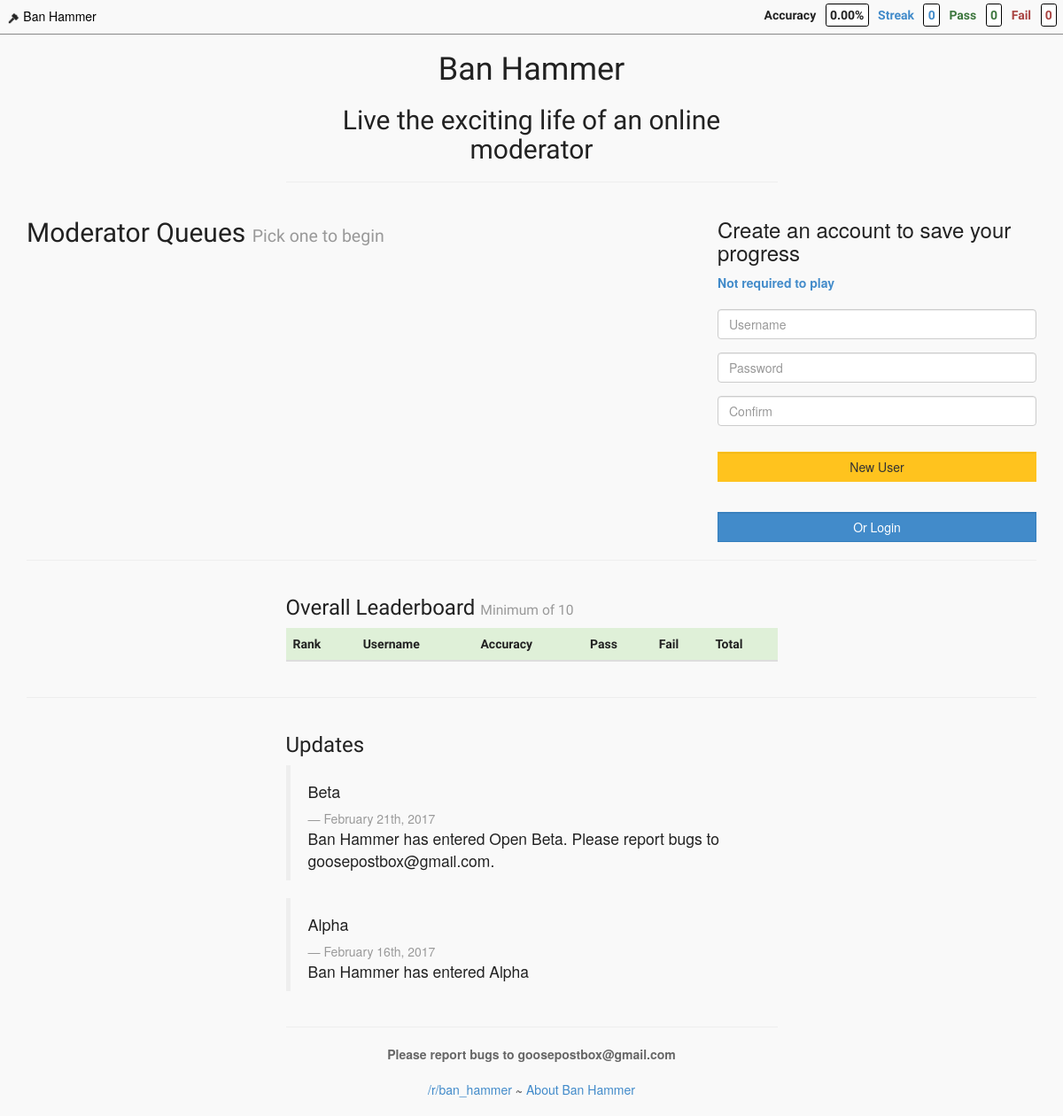
Before: / with the older database file.
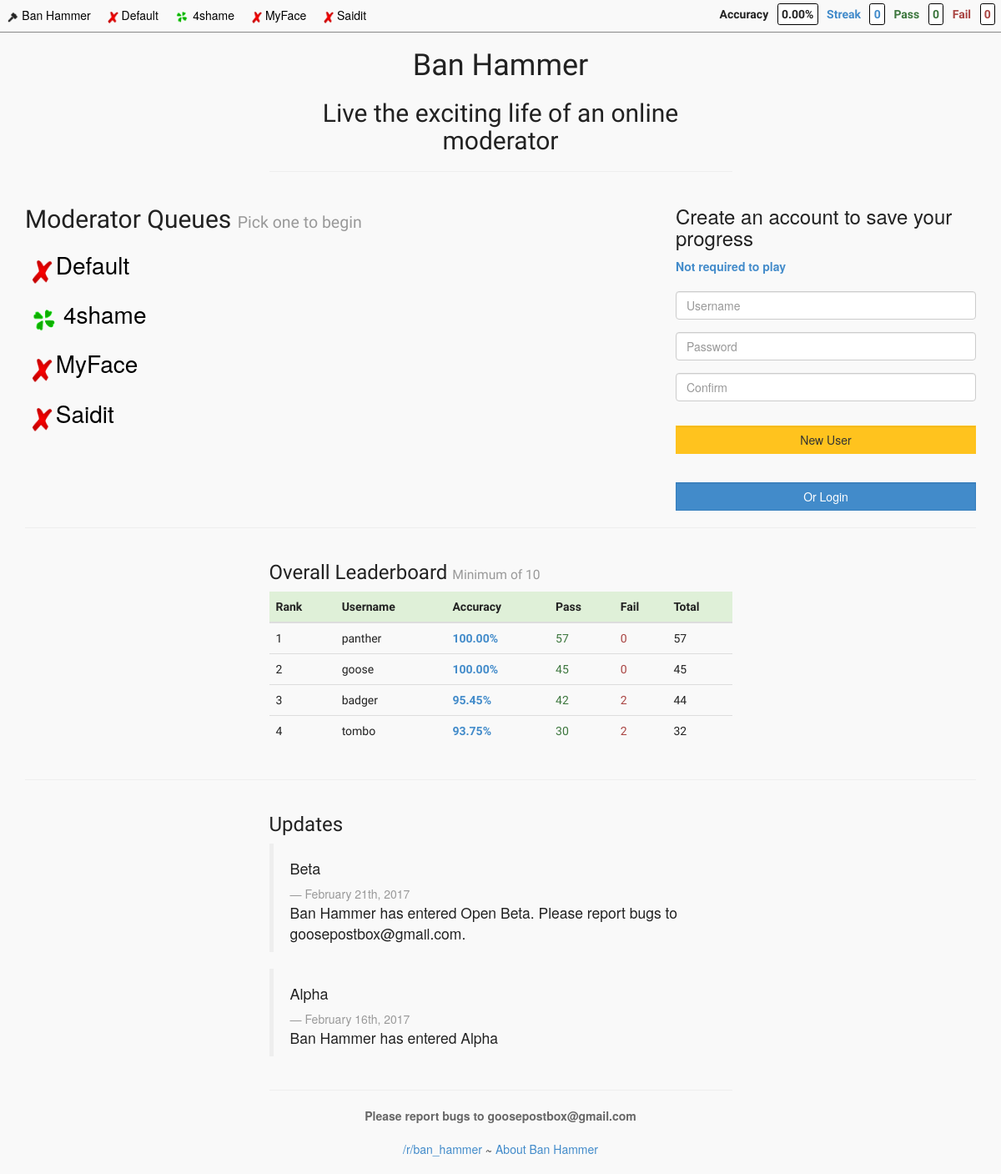
After: the same page with the newer database file.
### tables this page shows
CREATE TABLE `site` (
  `id` int(10) UNSIGNED NOT NULL,
  `slug` varchar(100) NOT NULL,
  `name` varchar(100) NOT NULL,
  `active` int(1) UNSIGNED NOT NULL,
  `accuracy_minimum` int(10) UNSIGNED NOT NULL,
  `anonymous_flag` int(1) NOT NULL,
  `sort` int(10) UNSIGNED NOT NULL,
  `created` timestamp NOT NULL DEFAULT CURRENT_TIMESTAMP
);

CREATE TABLE `user` (
  `id` int(10) UNSIGNED NOT NULL,
  `username` varchar(100) NOT NULL,
  `ab_test` varchar(100) NOT NULL DEFAULT '',
  `image` varchar(100) NOT NULL DEFAULT '',
  `ip` varchar(100) NOT NULL,
  `email` varchar(256) NOT NULL DEFAULT '',
  `facebook_id` varchar(256) NOT NULL DEFAULT '',
  `last_login` varchar(100) NOT NULL,
  `password` varchar(1000) NOT NULL,
  `created` timestamp NOT NULL DEFAULT CURRENT_TIMESTAMP
);

### application/controllers/Main.php (called while the page is built, shortened)
<?php
class Main extends CI_Controller {
    function __construct()
    {
        $this->load->model('main_model', '', TRUE);
        $this->load->model('user_model', '', TRUE);
        $this->data['active_sites'] = $this->main_model->get_active_sites();
        $this->data['user'] = $this->get_user_by_session();
        $this->data['real_report'] = false;
        $this->data['current_site']['name'] = 'Overall';
        $this->data['current_site']['slug'] = 'default';
        $this->data['login_reminder_point'] = 30;
        $this->data['hours_between_reviews'] = 24;
        $this->data['suggest_account_at'] = 30;
        $this->data['leaderboard_minimum'] = 30;
        if (is_dev()) {
            $this->data['leaderboard_minimum'] = 10;
        }
    }
    public function landing()
    {
        $data = $this->data;
        $data['page_title'] = site_name();
        $data['leaderboard'] = $this->main_model->get_overall_leaderboard($data['leaderboard_minimum']);
        $data['leaderboard'] = $this->sort_leaderboard_main($data['leaderboard']);
        $ab_array = array('hide_subheader', 'show_subheader');
        $data['ab_test'] = $ab_array[array_rand($ab_array)];
        $this->load->view('templates/header', $data);
        $this->load->view('toolbar', $data);
        $this->load->view('landing', $data);
        $this->load->view('templates/scripts', $data);
        $this->load->view('templates/footer', $data);
    }
    public function sort_leaderboard_main($leaderboard_array)
    {
        foreach ($leaderboard_array as &$leaderboard) {
            if (is_null($leaderboard['accuracy'])) {
                $leaderboard['accuracy'] = 100;
            }
            $leaderboard['accuracy'] = sprintf('%0.2f', $leaderboard['accuracy']);
        }
        $leaderboard_array = $this->array_orderby($leaderboard_array, 'accuracy', SORT_DESC, 'total', SORT_DESC);
        return $leaderboard_array;
    }
    public function array_orderby()
    {
        $args = func_get_args();
        $data = array_shift($args);
        foreach ($args as $n => $field) {
            if (is_string($field)) {
                $tmp = array();
                foreach ($data as $key => $row)
                    $tmp[$key] = $row[$field];
                    $args[$n] = $tmp;
                }
        }
        $args[] = &$data;
        return array_pop($args);
    }
    public function get_user_by_session()
    {
        $user = $this->session->userdata('user');
        if (empty($user)) {
            $sess_array = array(
                'id' => 0,
                'username' => 'Anonymous',
                'logged_in' => false,
                'current_account' => array(
                    'id' => 0,
                    'pass' => 0,
                    'fail' => 0,
                    'streak' => 0,
                    'total' => 0,
                ),
            );
            $this->session->set_userdata('user', $sess_array);
            $user = $this->session->userdata('user');
        }
        $user['accuracy'] = accuracy_calculator($user['current_account']['pass'], $user['current_account']['fail']);
        return $user;
    }
}

### index.php (called while the page is built, shortened)
<?php
require_once BASEPATH.'core/CodeIgniter.php';

### application/config/autoload.php (called while the page is built, shortened)
<?php
function site_name() {
    return 'Ban Hammer';
}
function accuracy_calculator($pass, $fail) {
    if (!is_whole_int($pass) || !is_whole_int($fail)) {
        $result = 0;
    }
    else if ($pass == 0) {
        $result = 0;
    }
    return sprintf('%0.2f', $result);
}
function is_whole_int($val) {
    $val = strval($val);
    $val = str_replace('-', '', $val);
    if (ctype_digit($val)) {
        if ($val === (string)0) {
            return true;
        }
        else if (ltrim($val, '0') === $val) {
            return true;
        }
    }
    return false;
}

### application/models/Main_model.php (called while the page is built, shortened)
<?php
Class main_model extends CI_Model
{
    function get_active_sites()
    {
        $this->db->select('*');
        $this->db->from('site');
        $this->db->where('active', 1);
        $query = $this->db->get();
        $result = $query->result_array();
        return $result;
    }
    function get_overall_leaderboard($limit)
    {
        $this->db->select('`user`.username, `account`.*, SUM(pass) as pass, SUM(fail) as fail, MAX(streak) as streak, SUM(total) as total, (100 - (100 / ( (pass + fail) / fail) ) ) as accuracy');
        $this->db->from('user');
        $this->db->join('account', 'user.id = account.user_key', 'left');
        $this->db->where('total >= ', $limit);
        $this->db->group_by('user_key');
        $query = $this->db->get();
        $result = $query->result_array();
        return $result;
    }
}
?>

### application/views/landing.php (the view, shortened to what this page needs)
<div class="container">
    <div class="row">
        <div class="col-md-6 col-md-push-3">
            <h1 class="main_site_name text-center"><?php echo $page_title; ?></h1>
            <?php if (!$user['logged_in'] && $ab_test === 'show_subheader') { ?>
            <h2 class="main_site_description text-center">Live the exciting life of an online moderator</h2>
            <?php } ?>
            <hr>
        </div>
    </div>
    <div class="row">
        <div class="moderator_queue_list_parent col-md-8">
            <h2 class="moderator_queue_title">
                Moderator Queues
                <?php if (!$user['logged_in']) { ?>
                <small>Pick one to begin</small>
                <?php } ?></h2>
            <?php foreach ($active_sites as $site) { ?>
            <a class="global_link" href="<?=base_url()?>site/<?php echo $site['slug']; ?>/queue">
                <div class="global_site_parent">
                    <img class="global_site_icon" src="<?=base_url()?>resources/sites/<?php echo $site['slug']; ?>/icon.png" alt="<?php echo $site['name']; ?>"/>
                    <span class="global_site_name"><?php echo $site['name']; ?></span>
                </div>
            </a>
            <br>
            <?php } ?>
        </div>
        <div class="col-md-4">
            <div class="login_register_parent">
                <?php if ($user['logged_in']) { ?>
                <h2>Welcome back <?php echo $user['username']; ?></h2>
                <a class="text-danger" href="<?=base_url()?>logout">Logout</a>
                <?php } else { ?>
                <h3>Create an account to save your progress</h3>
                <strong class="text-primary">Not required to play</strong>
                <br>
                <br>
                <div id="new_user_parent">
                    <form action="<?=base_url()?>new_user" method="post">
                        <div class="form-group">
                            <input type="username" class="form-control" id="new_user_input_username" name="username" placeholder="Username"/>
                        </div>
                        <div class="form-group">
                            <input type="password" class="form-control" id="new_user_input_password" name="password" placeholder="Password"/>
                        </div>
                        <div class="form-group">
                            <input type="password" class="form-control" id="new_user_input_password_confirm" name="confirm" placeholder="Confirm"/>
                        </div>
                        <button type="submit" class="custom_btn btn btn-action form-control">New User</button>
                    </form>
                </div>
                <br>
                <div id="show_login" class="custom_btn btn btn-primary form-control">Or Login</div>
                <?php } ?>
            </div>
        </div>
    </div>
    <hr>
    <div class="row">
        <div class="col-md-6 col-md-push-3">
            <div class="leaderboard_parent table-responsive">
                <h3>Overall Leaderboard <small>Minimum of <?php echo $leaderboard_minimum; ?></small></h3>
                <table class="table table-stripped">
                    <thead>
                        <tr class="success">
                            <th>Rank</th>
                            <th>Username</th>
                            <th>Accuracy</th>
                            <th>Pass</th>
                            <th>Fail</th>
                            <th>Total</th>
                        </tr>
                    </thead>
                    <tbody>
                        <?php $rank = 1; ?>
                        <?php foreach ($leaderboard as $account) { ?>
                        <tr>
                            <td><?php echo $rank; ?></td>
                            <td><?php echo $account['username']; ?></td>
                            <td class="text-primary"><strong><?php echo $account['accuracy']; ?>%</strong></td>
                            <td class="text-success"><?php echo $account['pass']; ?></td>
                            <td class="text-danger"><?php echo $account['fail']; ?></td>
                            <td class="text-default"><?php echo $account['total']; ?></td>
                        </tr>
                        <?php $rank++; ?>
                        <?php } ?>
                    </tbody>
                </table>
            </div>
        </div>
    </div>
    <hr>
    <div class="row">
        <div class="update_news_parent col-md-6 col-md-push-3">
            <h3>Updates</h3>
            <div class="update_news_item">
                <blockquote>
                    <h4>Beta</h4>
                    <small>February 21th, 2017</small>
                    <p>Ban Hammer has entered Open Beta. Please report bugs to goosepostbox@gmail.com.</p>
                </blockquote>
            </div>
            <div class="update_news_item">
                <blockquote>
                    <h4>Alpha</h4>
                    <small>February 16th, 2017</small>
                    <p>Ban Hammer has entered Alpha</p>
                </blockquote>
            </div>
        </div>
    </div>
    <div class="row">
        <div class="col-md-6 col-md-push-3 text-center">
            <footer class="landing_footer">
                <hr>
                <strong class="text-center">Please report bugs to goosepostbox@gmail.com</strong>
                <br>
                <br>
                <a href="https://www.reddit.com/r/ban_hammer" target="_blank"/>/r/ban_hammer</a>
                <strong>~</strong>
                <a href="<?=base_url()?>about">About <?php echo site_name(); ?></a>
            </footer>
        </div>
    </div>
</div>

### application/views/templates/header.php (shortened to what this page needs)
<!DOCTYPE html>
<html>
  <head>
    <link href="<?=base_url()?>resources/bootstrap/css/bootstrap.min.css" rel="stylesheet" type="text/css">
    <link href="<?=base_url()?>resources/style.css?<?php echo time(); ?>" rel="stylesheet" type="text/css">
  </head>
  <body>

### application/views/toolbar.php (shortened to what this page needs)
<nav class="global_toolbar">
    <a class="global_link" href="<?=base_url()?>">
        <div class="global_site_parent">
            <img class="global_site_icon" src="<?=base_url()?>resources/img/favicon.ico" alt="Ban Hammer"/>
            <span class="global_site_name">Ban Hammer</span>
        </div>
    </a>
    <?php foreach ($active_sites as $site) { ?>
    <a class="global_link" href="<?=base_url()?>site/<?php echo $site['slug']; ?>/queue">
        <div class="global_site_parent">
            <img class="global_site_icon" src="<?=base_url()?>resources/sites/<?php echo $site['slug']; ?>/icon.png" alt="<?php echo $site['name']; ?>"/>
            <span class="global_site_name"><?php echo $site['name']; ?></span>
        </div>
    </a>
    <?php } ?>
    <span id="score_parent">
        <span id="accuracy_parent" class="text-default">
            <span id="accuracy_label" class="score_label">Accuracy</span>
            <span id="accuracy_value_parent" class="score_value"><span id="accuracy_value"><?php echo $user['accuracy']; ?>%</span></span>
        </span>
        <span id="streak_parent" class="text-primary">
            <span id="streak_label" class="score_label">Streak</span>
            <span id="streak_value" class="score_value"><?php echo $user['current_account']['streak']; ?></span>
        </span>
        <span id="pass_parent" class="text-success">
            <span id="pass_label" class="score_label">Pass</span>
            <span id="pass_value" class="score_value"><?php echo $user['current_account']['pass']; ?></span>
        </span>
        <span id="fail_parent" class="text-danger">
            <span id="fail_label" class="score_label">Fail</span>
            <span id="fail_value" class="score_value"><?php echo $user['current_account']['fail']; ?></span>
        </span>
    </span>
</nav>

### application/views/templates/footer.php
    <br>
  </body>
</html>

### resources/style.css (style rules this page uses)
body { background-color: #f9f9f9; color: #222; }
.main_site_name, .main_site_description, .moderator_queue_title, .update_news_parent h3 { font-family: 'Julius Sans One', sans-serif; }
.leaderboard_parent { font-family: 'Play', sans-serif; }
.custom_btn { margin-top: 1em; border-radius: 0; }
.global_toolbar { background-color: #f9f9f9; height: 2.8em; border-bottom: 1px solid #888; }
.global_site_icon { height: 1em; }
.global_site_name { color: #000; }
.global_site_parent { display: inline-block; padding: 0.5em; margin: 0.1em; transition: background-color 0.5s; border-radius: 0.1em; }
#score_parent { margin-top: 0.5em; font-weight: bold; font-family: 'Play', sans-serif; float: right; }
.score_value { margin: 0.5em; padding: 0.3em; background-color: #fff; border: 1px solid #000; border-radius: 0.2em; }
.moderator_queue_list_parent .global_site_name { font-size: 2em; }
.moderator_queue_list_parent .global_site_icon { height: 2em; }
.landing_footer { color: #666; }
.btn-action { background-color: hsl(44, 100%, 56%) !important; background-repeat: repeat-x; filter: progid:DXImageTransform.Microsoft.gradient(startColorstr="#ffc31e", endColorstr="#ffc31e"); background-image: -khtml-gradient(linear, left top, left bottom, from(#ffc31e), to(#ffc31e)); background-image: -moz-linear-gradient(top, #ffc31e, #ffc31e); background-image: -ms-linear-gradient(top, #ffc31e, #ffc31e); background-image: -webkit-gradient(linear, left top, left bottom, color-stop(0%, #ffc31e), color-stop(100%, #ffc31e)); background-image: -webkit-linear-gradient(top, #ffc31e, #ffc31e); background-image: -o-linear-gradient(top, #ffc31e, #ffc31e); background-image: linear-gradient(#ffc31e, #ffc31e); border-color: #ffc31e #ffc31e hsl(44, 100%, 56%); color: #333 !important; text-shadow: 0 1px 1px rgba(255, 255, 255, 0.00); -webkit-font-smoothing: antialiased; }

Changed rows visible on the page:
added site: slug (picture), name "Default"
added site: slug+name (picture), name "4shame"
added site: slug (picture), name "MyFace"
added site: slug (picture), name "Saidit"
added user: username "panther", accuracy "100.00", pass "57", fail "0", total "57"
added user: username "goose", accuracy "100.00", pass "45", fail "0", total "45"
added user: username "badger", accuracy "95.45", pass "42", fail "2", total "44"
added user: username "tombo", accuracy "93.75", pass "30", fail "2", total "32"
